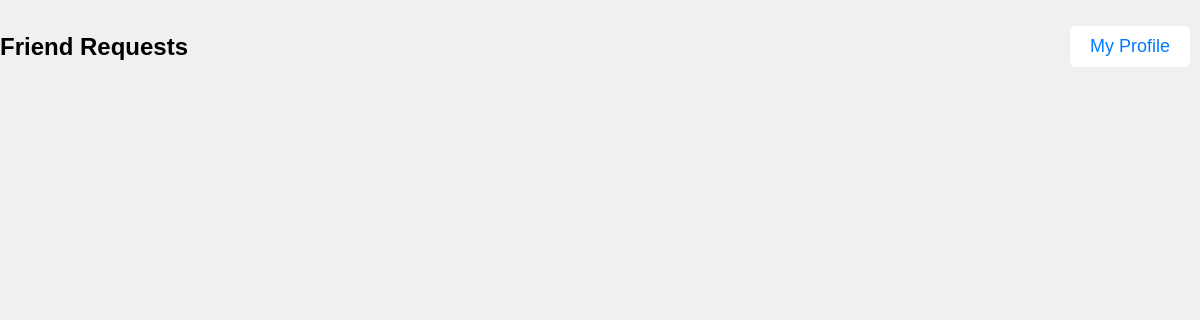
/view_friend_requests/ (signed in), run on an earlier commit of the app's database.
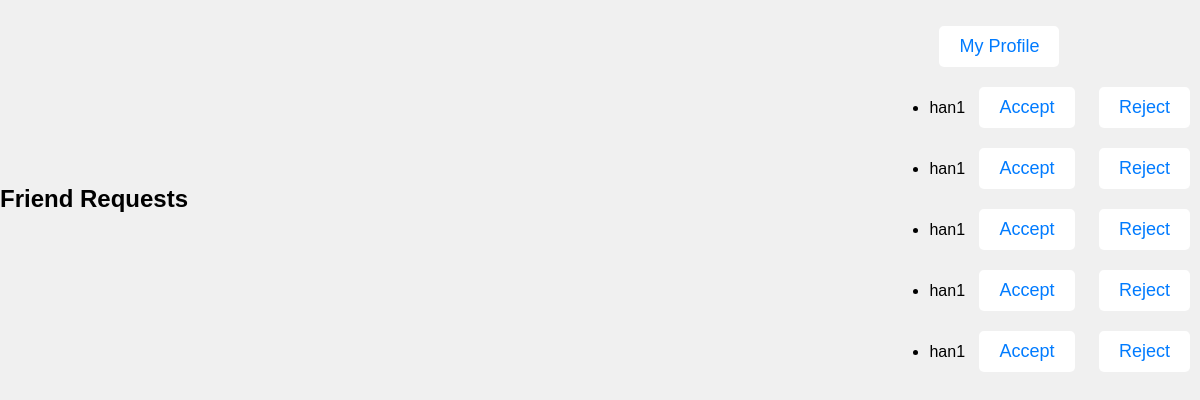
And on a later commit of the database.
### friendlist/models.py (models this page shows, shortened)
class FriendRequest(models.Model):
    sender = models.ForeignKey(User, on_delete=models.CASCADE, related_name='sent_friend_requests')
    receiver = models.ForeignKey(User, on_delete=models.CASCADE, related_name='received_friend_requests')
    status = models.CharField(max_length=20, choices=(('pending','Pending'),('accepted', 'Accepted'), ('rejected', 'Rejected')))

### friendlist/views.py (the view)
# urls.py: path('view_friend_requests/', views.view_friend_requests, name='view_friend_requests'),
def view_friend_requests(request):
    friend_requests = FriendRequest.objects.filter(receiver=request.user, status='pending')
    context = {
        'friend_requests': friend_requests,
    }
    return render(request, 'friendlist/view_friend_requests.html', context)

### friendlist/templates/friendlist/view_friend_requests.html (shortened to what this page needs)
{% load static %}
<!DOCTYPE html>
<html>
<head>
    <link rel="stylesheet" href="{% static 'css/styles.css' %}">
</head>
<body>
    <div class="container">
        <h2>Friend Requests</h2>
        <ul>
            <a href="{% url 'profile' %}" class="btn">My Profile</a>
            {% for request in friend_requests %}
                <li>
                    {{ request.sender.username }}
                    <a href="{% url 'accept_friend_request' request.id %}" class="btn">Accept</a>
                    <a href="{% url 'reject_friend_request' request.id %}" class="btn">Reject</a>
                </li>
            {% endfor %}
        </ul>
    </div>
</body>
</html>

### friendlist/static/css/styles.css (style rules this page uses)
body { font-family: Arial, sans-serif; background-color: #f0f0f0; margin: 0; }
.container { max-width: 1200px; margin: 0 auto; display: flex; justify-content: space-between; align-items: center; }
.btn { content: 'friend request sent'; display: inline-block; padding: 10px 20px; margin: 10px; font-size:18px; background-color: #fff; color: #007bff; text-decoration: none; border-radius: 5px; }

What changed in the data, as far as the page shows it:
added FriendRequest: sender.username "han1"
added FriendRequest: sender.username "han1"
added FriendRequest: sender.username "han1"
added FriendRequest: sender.username "han1"
added FriendRequest: sender.username "han1"
